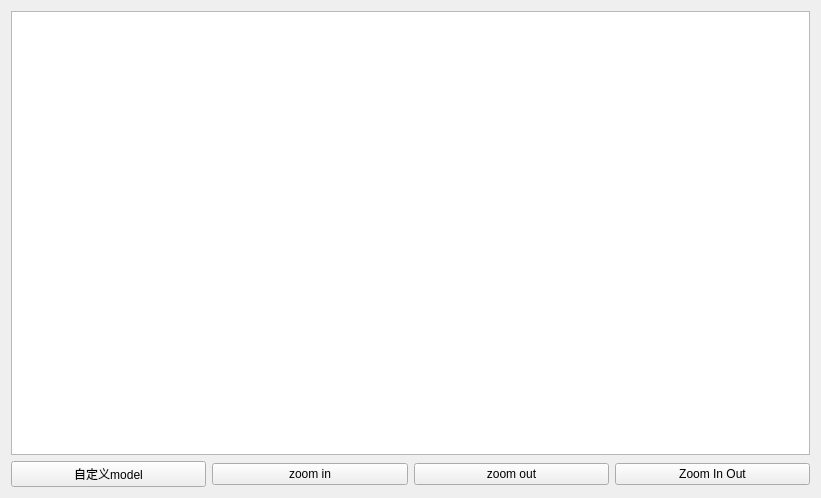
<?xml version="1.0" encoding="UTF-8"?>
<ui version="4.0">
 <class>MainWindow</class>
 <widget class="QMainWindow" name="MainWindow">
  <property name="geometry">
   <rect>
    <x>0</x>
    <y>0</y>
    <width>821</width>
    <height>498</height>
   </rect>
  </property>
  <property name="windowTitle">
   <string>TreeDemo14：自定义model示例，控制对齐和颜色</string>
  </property>
  <widget class="QWidget" name="centralWidget">
   <layout class="QGridLayout" name="gridLayout">
    <item row="1" column="3">
     <widget class="QPushButton" name="ZoomInOut">
      <property name="text">
       <string>Zoom In Out</string>
      </property>
      <property name="checkable">
       <bool>true</bool>
      </property>
     </widget>
    </item>
    <item row="0" column="0" colspan="4">
     <widget class="HHTreeView" name="treeView">
      <property name="styleSheet">
       <string notr="true"/>
      </property>
      <attribute name="headerHighlightSections">
       <bool>true</bool>
      </attribute>
     </widget>
    </item>
    <item row="1" column="0">
     <layout class="QHBoxLayout" name="horizontalLayout">
      <item>
       <widget class="QPushButton" name="btn2">
        <property name="text">
         <string>自定义model</string>
        </property>
       </widget>
      </item>
     </layout>
    </item>
    <item row="1" column="1">
     <widget class="QPushButton" name="Pushbutton_ZoomIn">
      <property name="text">
       <string>zoom in</string>
      </property>
     </widget>
    </item>
    <item row="1" column="2">
     <widget class="QPushButton" name="Pushbutton_zoomOut">
      <property name="text">
       <string>zoom out</string>
      </property>
     </widget>
    </item>
   </layout>
  </widget>
 </widget>
 <layoutdefault spacing="6" margin="11"/>
 <customwidgets>
  <customwidget>
   <class>HHTreeView</class>
   <extends>QTreeView</extends>
   <header location="global">HHTreeView.h</header>
  </customwidget>
 </customwidgets>
 <resources/>
 <connections/>
</ui>
